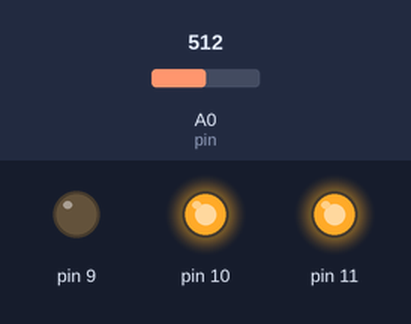
The sketch below on a simulated Arduino Uno, built with avr-gcc and run on an emulated ATmega328P. Parts: output pins drawn as LEDs (lit = HIGH). Inputs (shaded band) come from the test bench; at power-on: A0 (pin) = 512.

Above: at 1.2 s.
1.3 s: A0 (pin) set to 570
2.8 s: A0 (pin) set to 602
At 4.0 s:
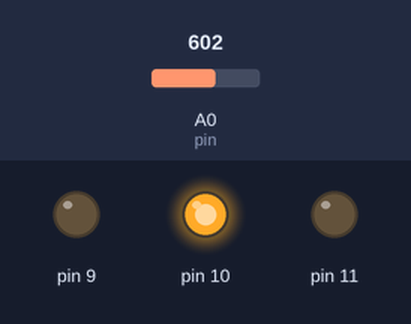
4.3 s: A0 (pin) set to 428
At 5.1 s:
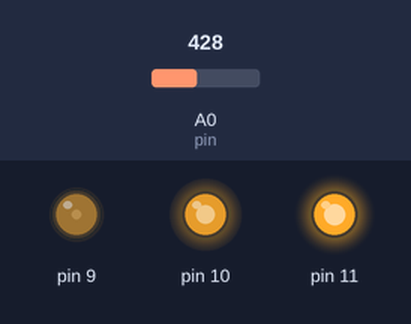
5.8 s: A0 (pin) set to 451
At 6.2 s:
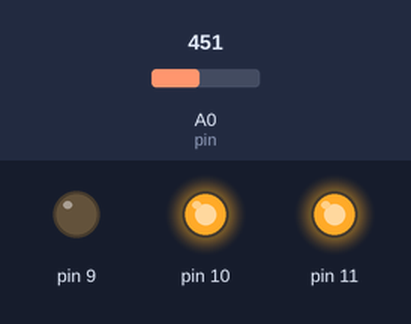
7.3 s: A0 (pin) set to 594
At 8.5 s:
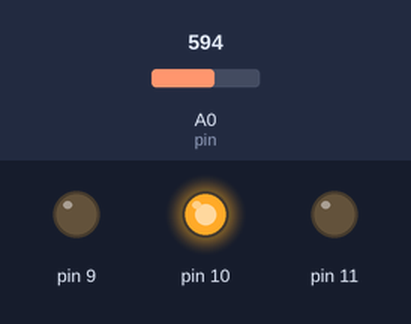
8.8 s: A0 (pin) set to 574
At 9.7 s:
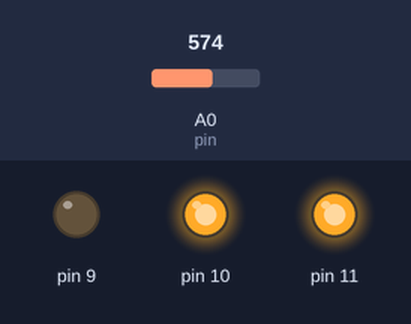
Timing chart, 0 to 11.3 s (numbered marks = the images above; inputs shaded):
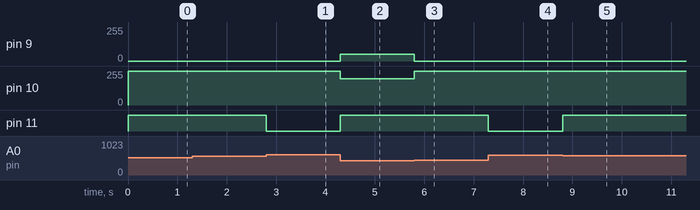

The sketch:

3.7-Analog_Input_Control.ino
```cpp
int pin = A0;
//begin
void setup() {
  pinMode(9,OUTPUT);
  pinMode(10,OUTPUT);
  pinMode(11,OUTPUT);
}
//first
void loop() {
  pin = analogRead(0);
  if(pin < 146){
  analogWrite(9,255);
  analogWrite(10,0);
  analogWrite(11, 200);

    //second
  }
  else{
  if(pin < 292){
  analogWrite(9,0);
  analogWrite(10,0);
  analogWrite(11, 255);
 //third
  }
  else{
  if(pin < 438){
  analogWrite(9,51);
  analogWrite(10,198);
  analogWrite(11, 255);

    //forth
  }
  else{
  if(pin < 584){
  analogWrite(9,0);
  analogWrite(10,255);
  analogWrite(11, 255);

    //fifth
  }
  else{
  if(pin < 730){
  analogWrite(9,0);
  analogWrite(10,255);
  analogWrite(11, 0);

    //sixth
  }
  else{
  if(pin < 876){
  analogWrite(9,255);
  analogWrite(10,0);
  analogWrite(11, 0);

    //seventh
    //end
  }
  else{
  if(pin < 1022){
  analogWrite(9,255);
  analogWrite(10,0);
  analogWrite(11, 255);}

  }

  }

  }

  }

  }

  }

}
```

Measured:
- the behaviour switches between 583 and 584 on A0 (pin) (found by bisection; images 0 and 1)
- the behaviour switches between 437 and 438 on A0 (pin) (found by bisection; images 2 and 3)
- after the input at 1.3 s, every drawn part: stays the same
- after the input at 2.8 s, pin 11: HIGH → LOW at once
- after the input at 4.3 s, pin 9: 0/255 → 51/255 at once; pin 10: 255/255 → 198/255 at once; pin 11: LOW → HIGH at once
- after the input at 5.8 s, pin 9: 51/255 → 0/255 at once; pin 10: 198/255 → 255/255 at once
- after the input at 7.3 s, pin 11: HIGH → LOW at once
- after the input at 8.8 s, pin 11: LOW → HIGH at once
